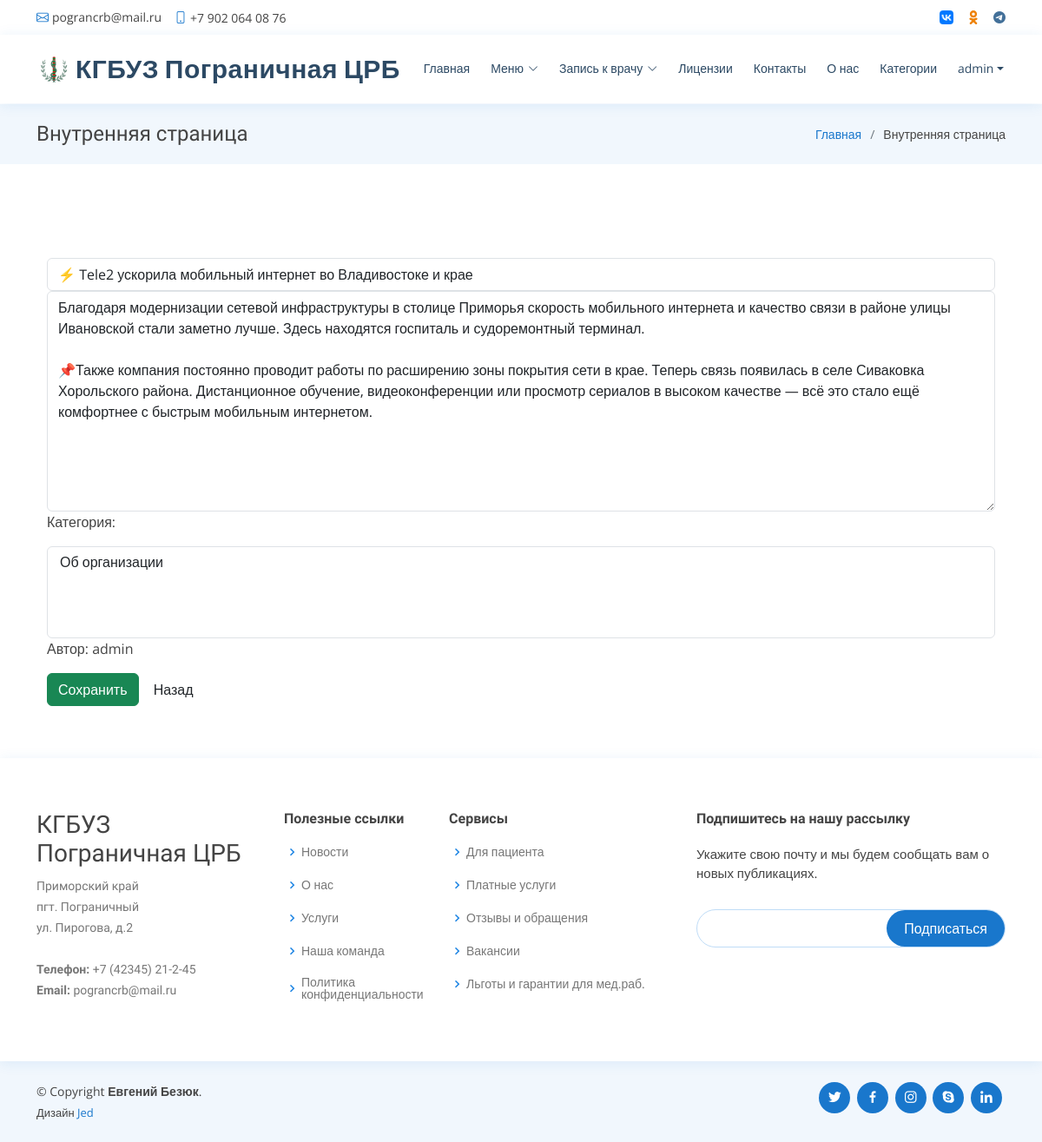
/news/1/edit/ (signed in), run on an earlier commit of the app's database.
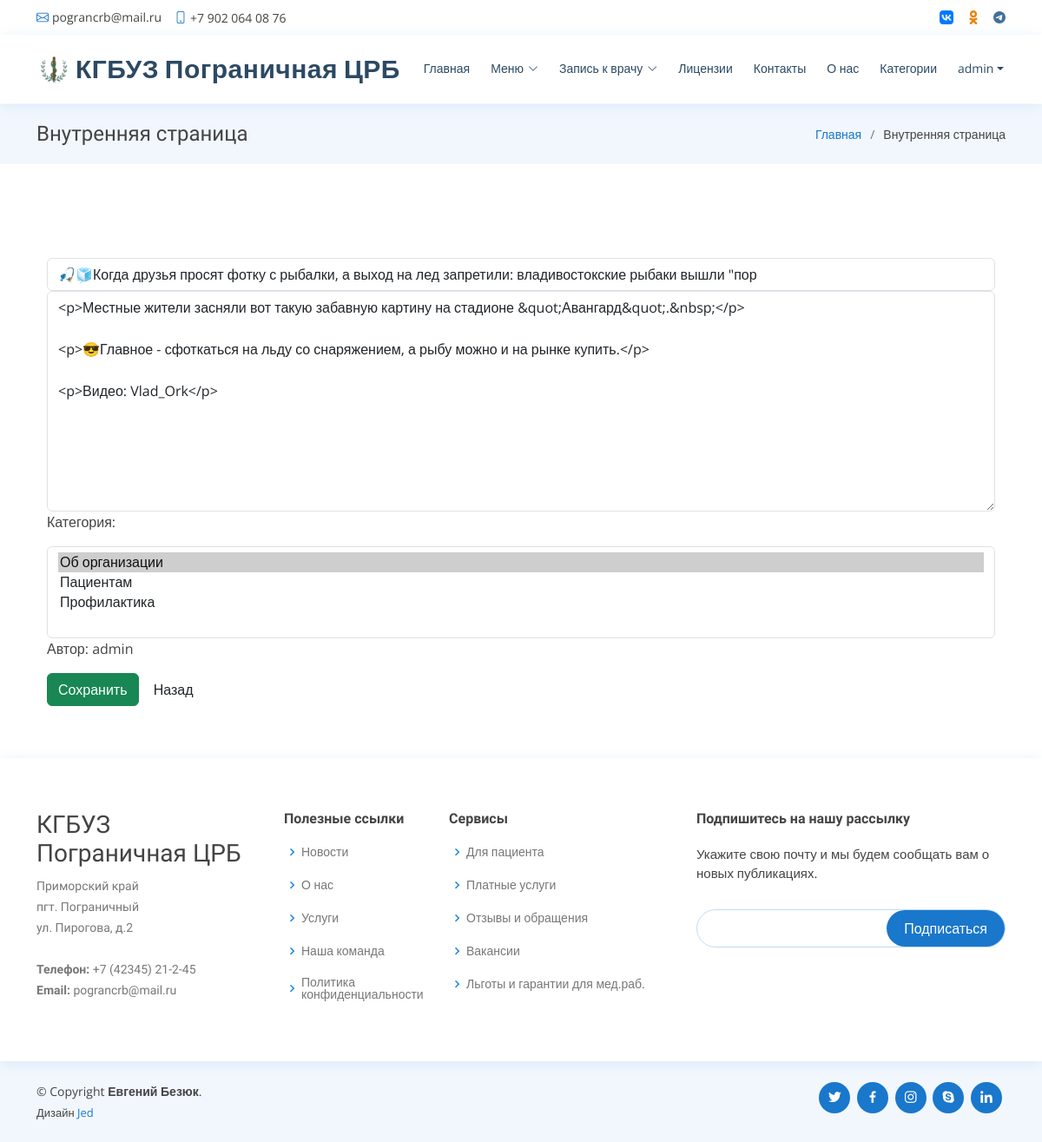
And on a later commit of the database.
### news/models.py (models this page shows, shortened)
class Post(models.Model):
    title = models.CharField(max_length=100, verbose_name='Заголовок')
    slug = models.SlugField(max_length=150)
    author = models.ForeignKey(User, on_delete=models.CASCADE, verbose_name='Автор')
    content = models.TextField(verbose_name='Содержание')
    categories = TreeManyToManyField('Category', verbose_name='Категории', through='PostCategory', related_name='posts')
    date_time = models.DateField(verbose_name='Создан', auto_now_add=True)
    likes = models.IntegerField(default=0, verbose_name='+')
    dislikes = models.IntegerField(default=0, verbose_name='-')
    rating = models.FloatField(default=0, verbose_name='рейтинг')
    image = models.ImageField(upload_to='posts/%Y-%m-%d/', verbose_name='Изображение', blank=True, null=True)
    class Meta:
        ordering = ('-date_time',)
        verbose_name = 'Публикация'
        verbose_name_plural = 'Публикации'

### news/views.py (the view)
# urls.py: path('news/<int:pk>/edit/', PostUpdate.as_view(), name='post_edit'),
class PostUpdate(PermissionRequiredMixin, UpdateView):
    permission_required = ('news.change_post',)
    form_class = PostForm
    model = Post
    template_name = 'news/post_edit.html'

### news/forms.py
class PostForm(forms.ModelForm):
    class Meta:
        model = Post
        fields = [
            'title',
            'content',
            'author',
            'categories',
        ]

### news/models.py (called while the page is built)
    def __str__(self):
        return self.title

### templates/news/post_edit.html (shortened to what this page needs)
{% extends 'news/default.html' %}
{% load widget_tweaks %}
{% block content %}
    <div class="container">
        <div class="text-start mt-5">
            <form action="" method="post">
                <div class="form-group">
                    {% render_field form.title class="form-control" placeholder="Заголовок" type="text" %}
                </div>
                <div class="form-group">
                    {% render_field form.content class="form-control" placeholder="Пост" type="text" %}
                </div>
                <div class="form-group">
                    <p>Категория:</p>
                    {% render_field form.categories class="form-control" placeholder="Категории" type="text" %}
                    <p>Автор: {{ user }} </p>
                </div>
                <button type="submit" class="btn btn-success">
                     Сохранить
                </button>
                <a class="btn light" href="{{ request.META.HTTP_REFERER }}">Назад</a>
            </form>
        </div>
    </div>
{% endblock content %}

### templates/news/default.html (shortened to what this page needs)
<!DOCTYPE html>
<html lang="ru">
<head>
    {% load static %}
    <link href="{% static 'vendor/fontawesome-free/css/all.min.css' %}" rel="stylesheet">
    <link href="{% static 'vendor/animate.css/animate.min.css' %}" rel="stylesheet">
    <link href="{% static 'vendor/bootstrap/css/bootstrap.min.css' %}" rel="stylesheet">
    <link href="{% static 'vendor/bootstrap-icons/bootstrap-icons.css' %}" rel="stylesheet">
    <link href="{% static 'vendor/boxicons/css/boxicons.min.css' %}" rel="stylesheet">
    <link href="{% static 'vendor/glightbox/css/glightbox.min.css' %}" rel="stylesheet">
    <link href="{% static 'vendor/remixicon/remixicon.css' %}" rel="stylesheet">
    <link href="{% static 'vendor/swiper/swiper-bundle.min.css' %}" rel="stylesheet">
    <link href="{% static 'css/style.css' %}" rel="stylesheet">
</head>
<body>
<div id="topbar" class="d-flex align-items-center fixed-top">
    <div class="container d-flex justify-content-between">
        <div class="contact-info d-flex align-items-center">
            <i class="bi bi-envelope"></i> <a href="mailto:contact@example.com">pograncrb@mail.ru</a>
            <i class="bi bi-phone"></i> +7 902 064 08 76
        </div>
        <div class="d-none d-lg-flex social-links align-items-center">
            <a href="https://vk.com/public217482277"><img src="{% static 'img/vk.png' %}" alt="" width="16" height="16"></a>
            <a href="https://ok.ru/group/70000001391344"><img src="{% static 'img/ok_sm.svg' %}" alt="" width="16"
                                                              height="16"></a>
            <a href="https://t.me/pograncrb" class="telegram"><i class="bi bi-telegram"></i></a>
        </div>
    </div>
</div>
<header id="header" class="fixed-top">
    <div class="container d-flex align-items-center">
        <a href="#" class="logo me-auto"><img src="{% static 'img/logo.png' %}" alt="" class="img-fluid"></a>
        <h1 class="logo me-auto"><a href="https://pograncrb.ru">КГБУЗ Пограничная ЦРБ</a></h1>
        <nav id="navbar" class="navbar order-last order-lg-0">
            <ul>
                <li><a class="nav-link scrollto " href="/">Главная</a></li>
                <li class="dropdown"><a href="#"><span>Меню</span> <i class="bi bi-chevron-down"></i></a>
                </li>
                <li class="dropdown"><a href="#"><span>Запись к врачу</span> <i class="bi bi-chevron-down"></i></a>
                </li>
                <li><a class="nav-link scrollto" href="#lic">Лицензии</a></li>
                <li><a class="nav-link scrollto" href="#contact">Контакты</a></li>
                <li class="nav-item"><a class="nav-link" href="/about/">О нас</a></li>
                {% if user.is_authenticated %}
                    <li class="nav-item"><a class="nav-link" href="/category/">Категории</a></li>
                    <li class="nav-item dropdown">
                        <a class="nav-link dropdown-toggle" id="navbarDropdown" href="#" role="button"
                           data-bs-toggle="dropdown" aria-expanded="false"><span> {{ user.username }} </span></a>
                    </li>
                {% else %}
                    <li class="nav-item"><a class="nav-link" href="/accounts/login/">Войти</a></li>
                {% endif %}
            </ul>
        </nav>
    </div>
</header>
<main id="main">
    <section class="breadcrumbs">
        <div class="container">
            <div class="d-flex justify-content-between align-items-center">
                <h2>Внутренняя страница</h2>
                <ol>
                    <li><a href="/">Главная</a></li>
                    <li>Внутренняя страница</li>
                </ol>
            </div>
        </div>
    </section>
    <section class="inner-page">
        <div class="container">
            {% block content %}{% endblock content %}
        </div>
    </section>
</main>
<footer id="footer">
    <div class="footer-top">
        <div class="container">
            <div class="row">
                <div class="col-lg-3 col-md-6 footer-contact">
                    <h3>КГБУЗ <br> Пограничная ЦРБ</h3>
                    <p>
                        Приморский край<br>
                        пгт. Пограничный<br>
                        ул. Пирогова, д.2<br><br>
                        <strong>Телефон:</strong> +7 (42345) 21-2-45<br>
                        <strong>Email:</strong> pograncrb@mail.ru<br>
                    </p>
                </div>
                <div class="col-lg-2 col-md-6 footer-links">
                    <h4>Полезные ссылки</h4>
                    <ul>
                        <li><i class="bx bx-chevron-right"></i> <a href="#">Новости</a></li>
                        <li><i class="bx bx-chevron-right"></i> <a href="#">О нас</a></li>
                        <li><i class="bx bx-chevron-right"></i> <a href="#">Услуги</a></li>
                        <li><i class="bx bx-chevron-right"></i> <a href="#">Наша команда</a></li>
                        <li><i class="bx bx-chevron-right"></i> <a href="#">Политика конфиденциальности</a></li>
                    </ul>
                </div>
                <div class="col-lg-3 col-md-6 footer-links">
                    <h4>Сервисы</h4>
                    <ul>
                        <li><i class="bx bx-chevron-right"></i> <a href="#">Для пациента</a></li>
                        <li><i class="bx bx-chevron-right"></i> <a href="#">Платные услуги</a></li>
                        <li><i class="bx bx-chevron-right"></i> <a href="#">Отзывы и обращения</a></li>
                        <li><i class="bx bx-chevron-right"></i> <a href="#">Вакансии</a></li>
                        <li><i class="bx bx-chevron-right"></i> <a href="#">Льготы и гарантии для мед.раб.</a></li>
                    </ul>
                </div>
                <div class="col-lg-4 col-md-6 footer-newsletter">
                    <h4>Подпишитесь на нашу рассылку</h4>
                    <p>Укажите свою почту и мы будем сообщать вам о новых публикациях.</p>
                    <form action="" method="post">
                        <input type="email" name="email"><input type="submit" value="Подписаться">
                    </form>
                </div>
            </div>
        </div>
    </div>
    <div class="container d-md-flex py-4">
        <div class="me-md-auto text-center text-md-start">
            <div class="copyright">
                &copy; Copyright <strong><span>Евгений Безюк</span></strong>.
            </div>
            <div class="credits">
                Дизайн <a href="https://bootstrapmade.com/">Jed</a>
            </div>
        </div>
        <div class="social-links text-center text-md-right pt-3 pt-md-0">
            <a href="#" class="twitter"><i class="bx bxl-twitter"></i></a>
            <a href="#" class="facebook"><i class="bx bxl-facebook"></i></a>
            <a href="#" class="instagram"><i class="bx bxl-instagram"></i></a>
            <a href="#" class="google-plus"><i class="bx bxl-skype"></i></a>
            <a href="#" class="linkedin"><i class="bx bxl-linkedin"></i></a>
        </div>
    </div>
</footer>
</body>
</html>

### static/css/style.css (style rules this page uses)
body { font-family: "Open Sans", sans-serif; color: #444444; }
a { color: #1977cc; text-decoration: none; }
h1, h2, h3, h4, h5, h6 { font-family: "Raleway", sans-serif; }
#topbar { background: #fff; height: 40px; font-size: 14px; transition: all 0.5s; z-index: 996; }
#topbar .contact-info a { line-height: 1; color: #444444; transition: 0.3s; }
#topbar .contact-info i { color: #1977cc; padding-right: 4px; margin-left: 15px; line-height: 0; }
#topbar .contact-info i:first-child { margin-left: 0; }
#topbar .social-links a { color: #437099; padding-left: 15px; display: inline-block; line-height: 1px; transition: 0.3s; }
#topbar .social-links a:first-child { border-left: 0; }
#header { background: #fff; transition: all 0.5s; z-index: 997; padding: 15px 0; top: 40px; box-shadow: 0px 2px 15px rgba(25, 119, 204, 0.1); }
#header .logo { font-size: 30px; margin: 0; padding: 0; line-height: 1; font-weight: 700; letter-spacing: 0.5px; font-family: "Poppins", sans-serif; }
#header .logo a { color: #2c4964; }
#header .logo img { max-height: 40px; }
.navbar { padding: 0; }
.navbar ul { margin: 0; padding: 0; display: flex; list-style: none; align-items: center; }
.navbar li { position: relative; }
.navbar>ul>li { position: relative; white-space: nowrap; padding: 8px 0 8px 20px; }
.navbar a, .navbar a:focus { display: flex; align-items: center; justify-content: space-between; font-size: 14px; color: #2c4964; white-space: nowrap; transition: 0.3s; border-bottom: 2px solid #fff; padding: 5px 2px; }
.navbar a i, .navbar a:focus i { font-size: 12px; line-height: 0; margin-left: 5px; }
section { padding: 60px 0; overflow: hidden; }
.breadcrumbs { padding: 20px 0; background-color: #f1f7fd; min-height: 40px; margin-top: 120px; }
.breadcrumbs h2 { font-size: 24px; font-weight: 300; margin: 0; }
.breadcrumbs ol { display: flex; flex-wrap: wrap; list-style: none; padding: 0; margin: 0; font-size: 14px; }
.breadcrumbs ol li+li { padding-left: 10px; }
.breadcrumbs ol li+li::before { display: inline-block; padding-right: 10px; color: #6c757d; content: "/"; }
#footer { color: #444444; font-size: 14px; background: #f1f7fd; }
#footer .footer-top { padding: 60px 0 30px 0; background: #fff; box-shadow: 0px 2px 15px rgba(25, 119, 204, 0.1); }
#footer .footer-top .footer-contact { margin-bottom: 30px; }
#footer .footer-top .footer-contact p { font-size: 14px; line-height: 24px; margin-bottom: 0; font-family: "Raleway", sans-serif; color: #777777; }
#footer .footer-top h4 { font-size: 16px; font-weight: bold; color: #444444; position: relative; padding-bottom: 12px; }
#footer .footer-top .footer-links { margin-bottom: 30px; }
#footer .footer-top .footer-links ul { list-style: none; padding: 0; margin: 0; }
#footer .footer-top .footer-links ul i { padding-right: 2px; color: #1c84e3; font-size: 18px; line-height: 1; }
#footer .footer-top .footer-links ul li { padding: 10px 0; display: flex; align-items: center; }
#footer .footer-top .footer-links ul li:first-child { padding-top: 0; }
#footer .footer-top .footer-links ul a { color: #777777; transition: 0.3s; display: inline-block; line-height: 1; }
#footer .footer-newsletter { font-size: 15px; }
#footer .footer-newsletter h4 { font-size: 16px; font-weight: bold; color: #444444; position: relative; padding-bottom: 12px; }
#footer .footer-newsletter form { margin-top: 30px; background: #fff; padding: 6px 10px; position: relative; border-radius: 50px; text-align: left; border: 1px solid #bfdcf7; }
#footer .footer-newsletter form input[type=email] { border: 0; padding: 4px 8px; width: calc(100% - 100px); }
#footer .footer-newsletter form input[type=submit] { position: absolute; top: 0; right: 0; bottom: 0; border: 0; background: none; font-size: 16px; padding: 0 20px; background: #1977cc; color: #fff; transition: 0.3s; border-radius: 50px; }
#footer .credits { padding-top: 5px; font-size: 13px; color: #444444; }
#footer .social-links a { font-size: 18px; display: inline-block; background: #1977cc; color: #fff; line-height: 1; padding: 8px 0; margin-right: 4px; border-radius: 50%; text-align: center; width: 36px; height: 36px; transition: 0.3s; }

What changed in the data, as far as the page shows it:
changed Post: title "⚡️ Tele2 ускорила мобильный интернет во Владивостоке и крае" → "🎣🧊Когда друзья просят фотку с рыбалки, а выход на лед запретили: владивостокские рыбаки вышли \"пор"; content "Благодаря модернизации сетевой инфраструктуры в столице Приморья скорость мобильного интернета и качество связи в районе улицы Ивановской стали заметно лучше. Здесь находятся госпиталь и судоремонтный терминал. 📌Также компания постоянно проводит работы по расширению зоны покрытия сети в крае. Теперь связь появилась в селе Сиваковка Хорольского района. Дистанционное обучение, видеоконференции или просмотр сериалов в высоком качестве — всё это стало ещё комфортнее с быстрым мобильным интернетом." → "<p>Местные жители засняли вот такую забавную картину на стадионе &quot;Авангард&quot;.&nbsp;</p> <p>😎Главное - сфоткаться на льду со снаряжением, а рыбу можно и на рынке купить.</p> <p>Видео: Vlad_Ork</p>"
Also different on the page:
form field categories: "Об организации" → "Об организации ☑ / Пациентам / Профилактика"
